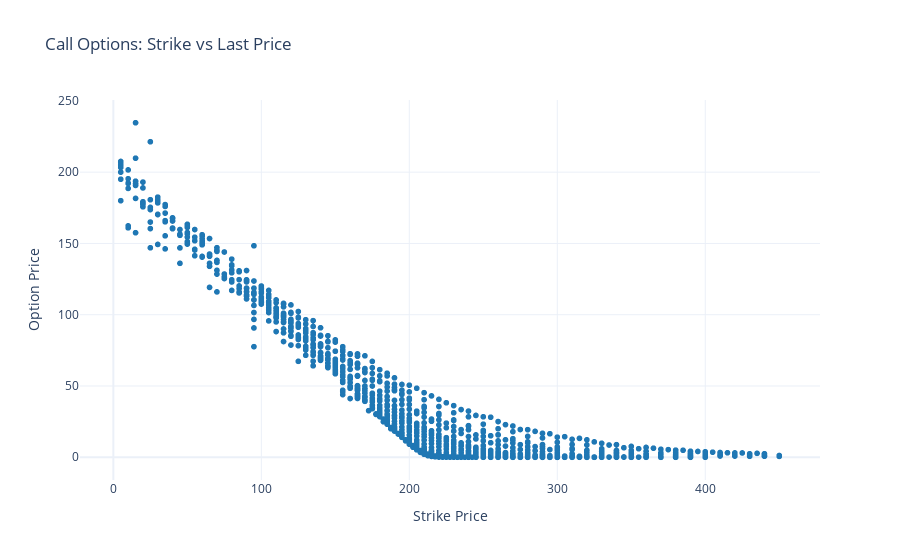
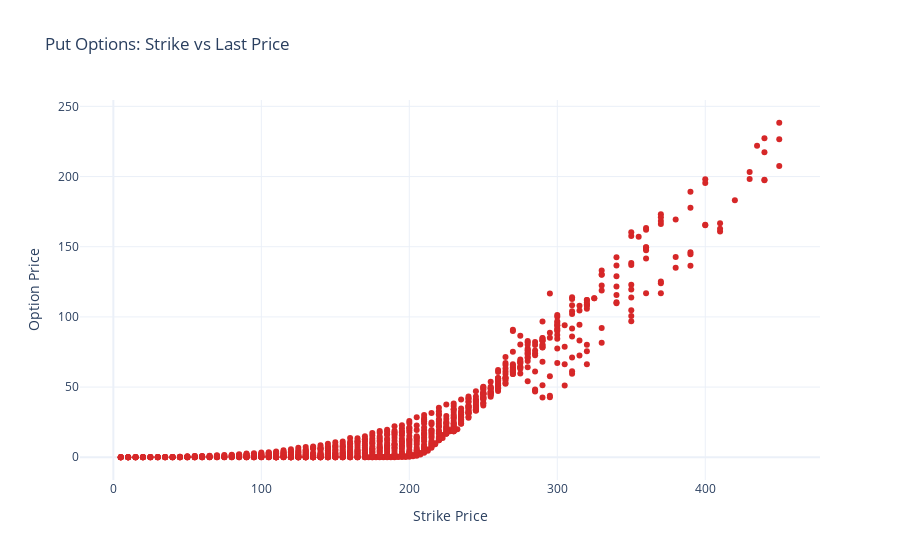

Notebook cell for these charts, in order:
### Code cell
# Calls
fig_calls = px.scatter(
    opts_data_c,
    x='strike',
    y='lastOptionPrice',
    title='Call Options: Strike vs Last Price',
    labels={'strike': 'Strike Price', 'lastOptionPrice': 'Option Price'},
    color_discrete_sequence=['#1f77b4']
)
fig_calls.update_traces(marker=dict(size=6))
fig_calls.update_layout(template='plotly_white')
fig_calls.show()

# Puts
fig_puts = px.scatter(
    opts_data_p,
    x='strike',
    y='lastOptionPrice',
    title='Put Options: Strike vs Last Price',
    labels={'strike': 'Strike Price', 'lastOptionPrice': 'Option Price'},
    color_discrete_sequence=['#d62728']
)
fig_puts.update_traces(marker=dict(size=6))
fig_puts.update_layout(template='plotly_white')
fig_puts.show()

### Figure 1 — Plotly figure (JSON) as saved in the notebook; plotly's stock layout.template omitted (floating-point values rounded to 4 significant figures; data arrays with more than 128 entries replaced by an {"elided": "..."} marker saying what was removed)
{"data": [{"hovertemplate": "Strike Price=%{x}<br>Option Price=%{y}<extra></extra>", "legendgroup": "", "marker": {"color": "#1f77b4", "size": 6, "symbol": "circle"}, "mode": "markers", "name": "", "showlegend": false, "type": "scattergl", "x": {"elided": "1095 float values"}, "xaxis": "x", "y": {"elided": "1095 float values"}, "yaxis": "y"}], "layout": {"autosize": true, "legend": {"tracegroupgap": 0}, "title": {"text": "Call Options: Strike vs Last Price"}, "xaxis": {"anchor": "y", "autorange": true, "domain": [0, 1], "range": [-21.89, 476.9], "title": {"text": "Strike Price"}, "type": "linear"}, "yaxis": {"anchor": "x", "autorange": true, "domain": [0, 1], "range": [-19.36, 254.0], "title": {"text": "Option Price"}, "type": "linear"}}}

### Figure 2 — Plotly figure (JSON) as saved in the notebook; plotly's stock layout.template omitted (floating-point values rounded to 4 significant figures; data arrays with more than 128 entries replaced by an {"elided": "..."} marker saying what was removed)
{"data": [{"hovertemplate": "Strike Price=%{x}<br>Option Price=%{y}<extra></extra>", "legendgroup": "", "marker": {"color": "#d62728", "size": 6, "symbol": "circle"}, "mode": "markers", "name": "", "orientation": "v", "showlegend": false, "type": "scatter", "x": {"elided": "979 float values"}, "xaxis": "x", "y": {"elided": "979 float values"}, "yaxis": "y"}], "layout": {"autosize": true, "legend": {"tracegroupgap": 0}, "title": {"text": "Put Options: Strike vs Last Price"}, "xaxis": {"anchor": "y", "autorange": true, "domain": [0, 1], "range": [-21.89, 476.9], "title": {"text": "Strike Price"}, "type": "linear"}, "yaxis": {"anchor": "x", "autorange": true, "domain": [0, 1], "range": [-19.66, 258.0], "title": {"text": "Option Price"}, "type": "linear"}}}
